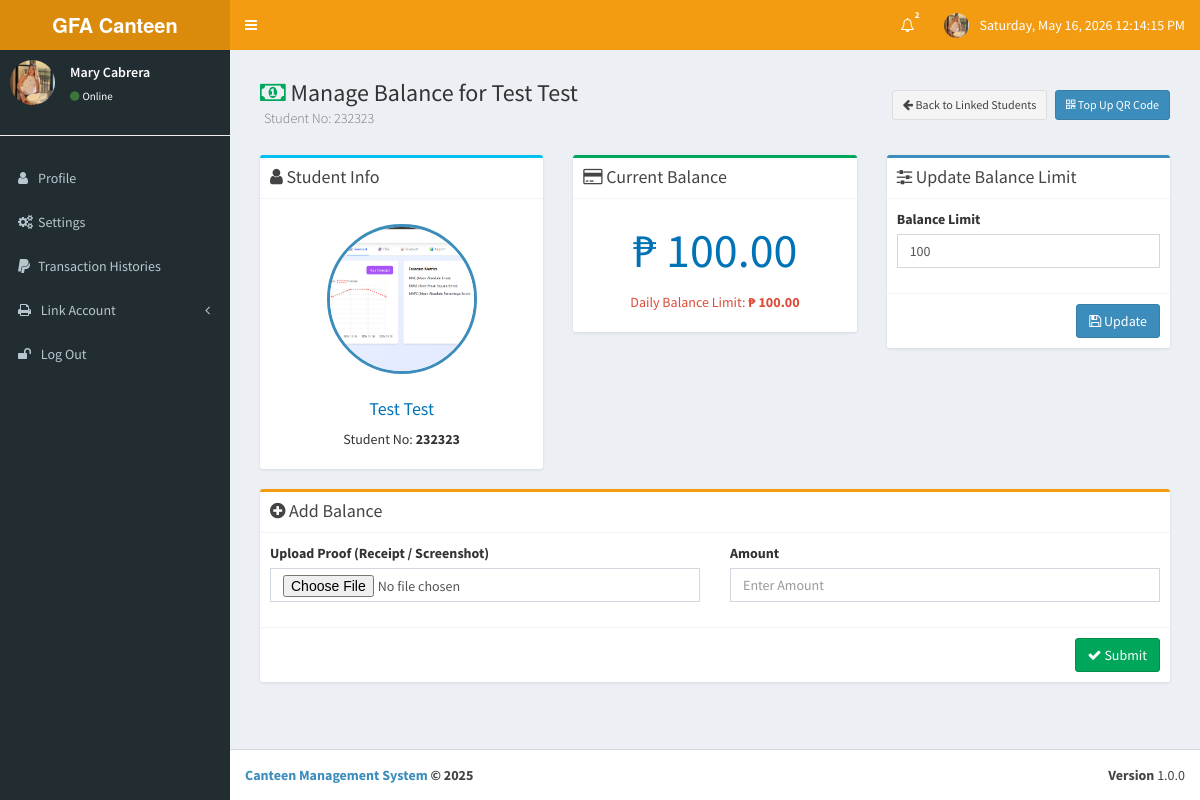
Screenshot of /main/parent-balance-manage.php?student_no=232323 (signed in) with the database file from the repository.
### tables this page shows
CREATE TABLE IF NOT EXISTS `tbl_students` (
  `id` int NOT NULL AUTO_INCREMENT,
  `studentNo` text NOT NULL,
  `rfidno` varchar(50) NOT NULL,
  `fname` varchar(50) NOT NULL,
  `lname` varchar(50) NOT NULL,
  `mname` varchar(50) DEFAULT NULL,
  `bday` varchar(50) NOT NULL,
  `age` varchar(50) NOT NULL,
  `gender` varchar(50) NOT NULL,
  `address` varchar(100) NOT NULL,
  `email` varchar(50) NOT NULL,
  `contact` varchar(50) NOT NULL,
  `xagree` int NOT NULL,
  `username` varchar(50) NOT NULL,
  `password` text NOT NULL,
  `pic` text NOT NULL,
  `balance_amount` double NOT NULL,
  `per_day_balance` double(15,2) NOT NULL,
  `status` enum('Active','Inactive') NOT NULL DEFAULT 'Active',
  `created_at` timestamp NOT NULL DEFAULT CURRENT_TIMESTAMP,
  PRIMARY KEY (`id`)
);

### main/parent-balance-manage.php (the view, shortened to what this page needs)
<?php include_once('layout/head.php'); ?>
<?php
$parent_id = $_SESSION['userID'];
$student_no = $_GET['student_no'];
$verify_link = $db->prepare("
    SELECT s.id, s.studentNo, s.fname, s.lname, s.balance_amount, s.per_day_balance, s.pic
    FROM tbl_parent_student_links l
    INNER JOIN tbl_students s ON l.student_id = s.id
    WHERE l.parent_id = ? AND s.studentNo = ?
");
$verify_link->execute([$parent_id, $student_no]);
if (!$student_data = $verify_link->fetch()) {
    echo "<script>alert('Student not linked to your account');window.location='view-linked-student.php';</script>";
    exit;
}
?>
<div class="content-wrapper">
    <section class="content-header">
        <h1>
            <i class="fa fa-money text-green"></i> Manage Balance for <?php echo htmlspecialchars($student_data['fname'] . ' ' . $student_data['lname']); ?>
            <small>Student No: <?php echo htmlspecialchars($student_data['studentNo']); ?></small>
        </h1>
        <div class="header-buttons">
            <a href="view-linked-student.php" class="btn btn-default btn-sm">
                <i class="fa fa-arrow-left"></i> Back to Linked Students
            </a>
            <button class="btn btn-primary btn-sm" data-toggle="modal" data-target="#viewQR">
                <i class="fa fa-qrcode"></i> Top Up QR Code
            </button>
        </div>
    </section>
    <section class="content">
        <div class="row">
            <div class="col-xs-12 col-sm-12 col-md-4">
                <div class="box box-info student-info-card">
                    <div class="box-header with-border">
                        <h3 class="box-title"><i class="fa fa-user"></i> Student Info</h3>
                    </div>
                    <div class="box-body text-center">
                        <img src="images/student/<?php echo htmlspecialchars($student_data['pic']); ?>"
                             class="img-circle"
                             alt="Student Photo">
                        <h4 class="text-blue"><?php echo htmlspecialchars($student_data['fname'] . ' ' . $student_data['lname']); ?></h4>
                        <p>Student No: <strong><?php echo htmlspecialchars($student_data['studentNo']); ?></strong></p>
                    </div>
                </div>
            </div>
            <div class="col-xs-12 col-sm-12 col-md-8">
                <div class="row">
                    <div class="col-xs-12 col-sm-6">
                        <div class="box box-success">
                            <div class="box-header with-border">
                                <h3 class="box-title"><i class="fa fa-credit-card"></i> Current Balance</h3>
                            </div>
                            <div class="box-body text-center balance-display">
                                <h2 class="text-blue">₱ <?php echo number_format($student_data['balance_amount'], 2); ?></h2>
                                <p class="text-red">Daily Balance Limit: <strong>₱ <?php echo number_format($student_data['per_day_balance'], 2); ?></strong></p>
                            </div>
                        </div>
                    </div>
                    <div class="col-xs-12 col-sm-6">
                        <div class="box box-primary">
                            <div class="box-header with-border">
                                <h3 class="box-title"><i class="fa fa-sliders"></i> Update Balance Limit</h3>
                            </div>
                            <form action="parent-balance-manage.php" method="get">
                                <div class="box-body">
                                    <div class="form-group">
                                        <label for="balancelimit">Balance Limit</label>
                                        <input type="number"
                                               class="form-control"
                                               name="balancelimit"
                                               id="balancelimit"
                                               value="<?php echo $student_data['per_day_balance']; ?>"
                                               min="0"
                                               step="0.01"
                                               required>
                                    </div>
                                </div>
                                <div class="box-footer text-right">
                                    <button type="submit" class="btn btn-primary">
                                        <i class="fa fa-save"></i> Update
                                    </button>
                                </div>
                            </form>
                        </div>
                    </div>
                </div>
            </div>
        </div>
        <div class="row">
            <div class="col-xs-12">
                <div class="box box-warning">
                    <div class="box-header with-border">
                        <h3 class="box-title"><i class="fa fa-plus-circle"></i> Add Balance</h3>
                    </div>
                    <form action="parent-balance-manage.php?student_no=<?php echo htmlspecialchars($student_no); ?>" method="POST" enctype="multipart/form-data">
                        <div class="box-body">
                            <div class="row">
                                <div class="col-xs-12 col-sm-6">
                                    <div class="form-group">
                                        <label for="pic">Upload Proof (Receipt / Screenshot)</label>
                                        <input type="file"
                                               class="form-control"
                                               name="pic"
                                               id="pic"
                                               accept="image/*"
                                               required>
                                    </div>
                                </div>
                                <div class="col-xs-12 col-sm-6">
                                    <div class="form-group">
                                        <label for="addbalance">Amount</label>
                                        <input type="number"
                                               class="form-control"
                                               name="addbalance"
                                               id="addbalance"
                                               placeholder="Enter Amount"
                                               min="1"
                                               step="0.01"
                                               required>
                                    </div>
                                </div>
                            </div>
                        </div>
                        <div class="box-footer text-right">
                            <button type="submit" class="btn btn-success">
                                <i class="fa fa-check"></i> Submit
                            </button>
                        </div>
                    </form>
                </div>
            </div>
        </div>
    </section>
</div>
<?php include_once('layout/footer.php'); ?>

### main/parent-balance-manage.php (style rules this page uses)
.content-wrapper { padding: 15px; }
.content-header h1 { font-size: 20px; margin-bottom: 15px; }
.content-header h1 small { display: block; margin-top: 5px; font-size: 14px; }
.header-buttons { margin-top: 10px; }
.header-buttons .btn { margin-bottom: 8px; width: 100%; }
.box { margin-bottom: 20px; box-shadow: 0 1px 3px rgba(0,0,0,0.1); }
.student-info-card .img-circle { width: 120px; height: 120px; object-fit: cover; margin: 15px auto; border: 3px solid #3c8dbc; }
.balance-display h2 { font-size: 36px; margin: 15px 0; }
@media (min-width: 768px) { .content-header h1 { font-size: 24px; } }
@media (min-width: 768px) { .header-buttons { float: right; margin-top: -50px; } }
@media (min-width: 768px) { .header-buttons .btn { width: auto; margin-left: 5px; margin-bottom: 0; } }
@media (min-width: 768px) { .student-info-card .img-circle { width: 150px; height: 150px; } }
@media (min-width: 768px) { .balance-display h2 { font-size: 48px; } }

### rows the page displays
tbl_students: fname+lname "Test Test", studentNo "232323", pic (picture), balance_amount "100.00", per_day_balance "100.00", balancelimit "100"

### other values shown
$unread "2"
$_SESSION['fullname'] "Mary Cabrera"
$system_title "Canteen Management System"
